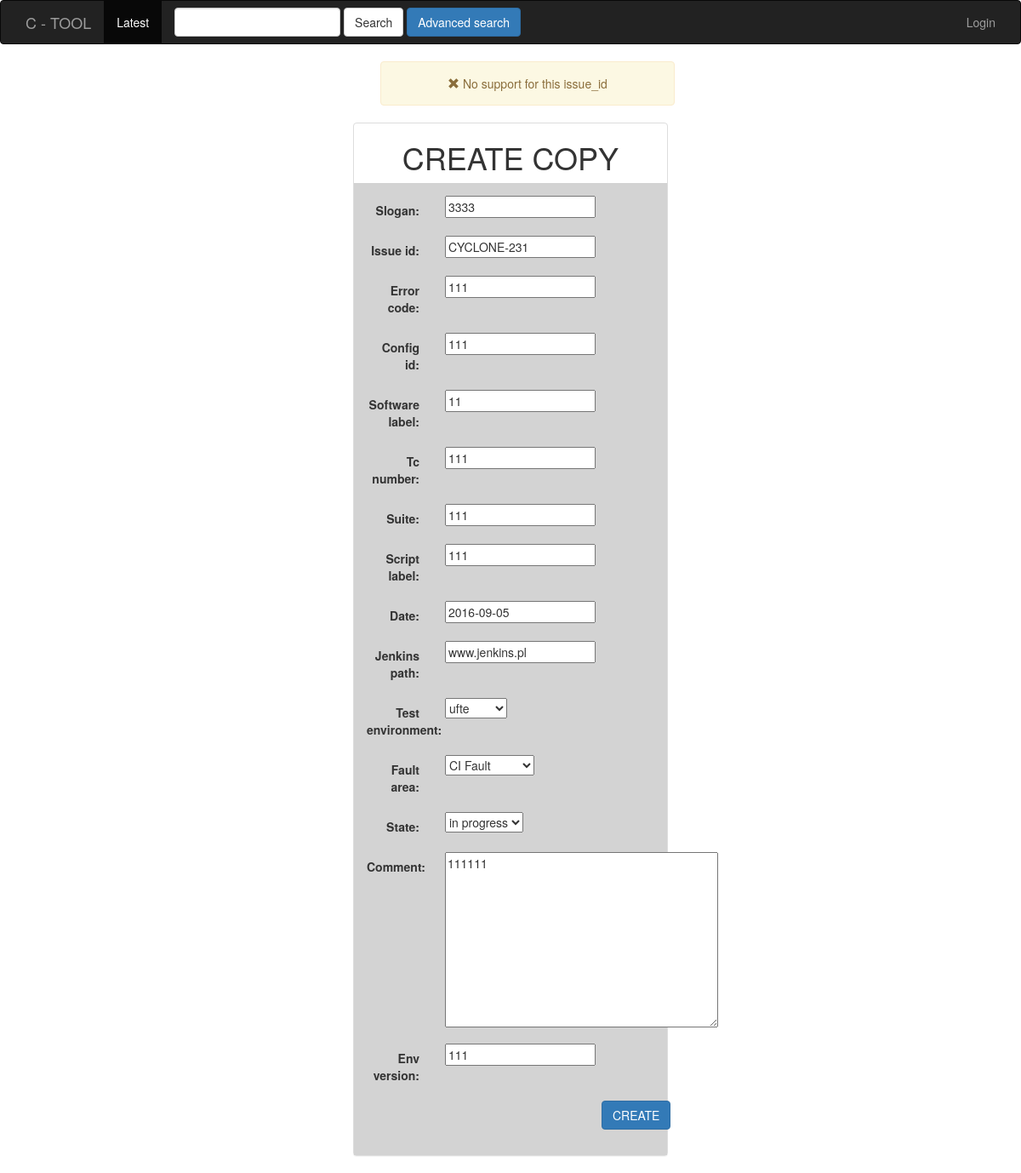
/createcopy/5/, run on the app's committed database.
### errors/models.py (models this page shows, shortened)
class Error(models.Model):
    slogan = models.CharField(max_length=200)
    issue_id = models.CharField(max_length=200)
    error_code = models.CharField(max_length=200)
    config_id = models.CharField(max_length=200)
    software_label = models.CharField(max_length=200)
    tc_number = models.CharField(max_length=200)
    suite = models.CharField(max_length=200)
    script_label = models.CharField(max_length=200)
    date = models.DateField()
    jenkins_path = models.CharField(max_length=200)
    test_environment = models.CharField(max_length=200, blank=False,
                                        choices=[('ufte', 'ufte'), ('hibiscus', 'hibiscus')],
                                        null=False)
    fault_area = models.CharField(max_length=200, blank=False,
                                  choices=[('CI Fault', 'CI Fault'), ('Product Fault', 'Product Fault')],
                                  null=False)
    state = models.CharField(max_length=200, blank=False,
                             choices=[('in progress', 'in progress'), ('frozen', 'frozen'), ('solved', 'solved')],
                             null=False)
    comment = models.TextField(max_length=1000)
    env_version = models.CharField(max_length=100)
    created_by = models.CharField(max_length=200)

### errors/views.py (the view, shortened to what this page needs)
# urls.py: url(r'^createcopy/(?P<error_id>[0-9]+)/$', views.create_copy, name='create_copy'),
def create_copy(request, error_id):
    button_role = 'CREATE'
    window_role = 'CREATE COPY'
    error = Error.objects.get(id=error_id)
    form = ErrorForm(request.POST or None, instance=error)
    context = {
        'form': form,
        'button_role': button_role,
        'window_role': window_role,
    }
    messages.warning(request, 'No support for this issue_id')
    return render(request, 'errors/error_form.html', context)

### errors/forms.py
class ErrorForm(forms.ModelForm):
    issue_id = forms.CharField(validators=[validate_issue_id])
    error_code = forms.CharField(required=False)
    suite = forms.CharField(required=False)
    script_label = forms.CharField(required=False)
    jenkins_path = forms.CharField(required=False)
    env_version = forms.CharField(required=False)
    class Meta:
        model = Error
        fields = ['slogan', 'issue_id', 'error_code', 'config_id', 'software_label', 'tc_number', 'suite',
                  'script_label', 'date', 'jenkins_path', 'test_environment', 'fault_area', 'state', 'comment',
                  'env_version']

### errors/templates/errors/error_form.html (shortened to what this page needs)
{% extends 'errors/base.html' %}
{% block body %}
    <div class="container-fluid">
        {% if messages %}
            <ul class="messages">
                {% for message in messages %}
                    <div class="col-md-offset-4 col-md-4" style="text-align: center;">
                        <div class="alert alert-{{ message.tags }}">
                            <span class="glyphicon glyphicon-remove" aria-hidden="true">  </span>
                            {{ message }}
                        </div>
                    </div>
                {% endfor %}
            </ul>
        {% endif %}
        <div class="row">
            <div class="col-md-offset-4 col-md-4">
                <div class="panel panel-default">
                    <div class="panel-head">
                        <h1 style="text-align: center">{{ window_role }}</h1>
                    </div>
                    <div class="panel-body" style="background-color: lightgrey">
                        <form class="form-horizontal" action="" method="POST" enctype="multipart/form-data">
                            {% include 'errors/form-template.html' %}
                            <div class="form-group">
                                <div class="col-md-offset-9 col-md-2">
                                    <button type="submit" class="btn btn-primary">{{ button_role }}</button>
                                </div>
                            </div>
                        </form>
                    </div>
                </div>
            </div>
        </div>
    </div>
{% endblock %}

### errors/templates/errors/form-template.html
{% for field in form %}
    <div class="form-group">
        <label class="control-label col-md-3">{{ field.label_tag }}</label>
        <div class="col-md-9">{{ field }}</div>
    </div>
{% endfor %}

### data on the page
Error: form "3333" "CYCLONE-231" "111" "111" "11" "111" "111" "111" "2016-09-05" "www.jenkins.pl" "ufte" "CI Fault" "in progress" "111111" "111"

### other printed values
{{ message }} "No support for this issue_id"
{{ window_role }} "CREATE COPY"
{{ field.label_tag }} "Slogan:" "Issue id:" "Error code:" "Config id:" "Software label:" "Tc number:" "Suite:" "Script label:" "Date:" "Jenkins path:" "Test environment:" "Fault area:" "State:" "Comment:" "Env version:"
{{ button_role }} "CREATE"
